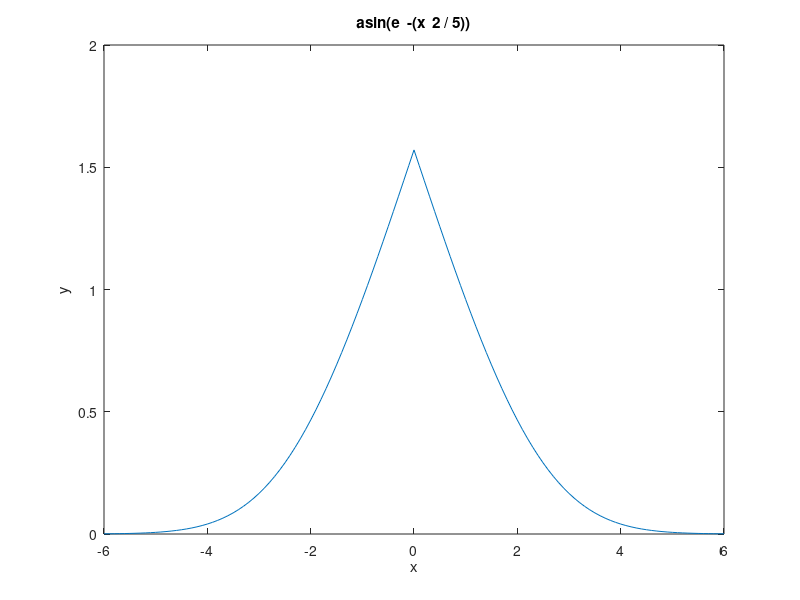
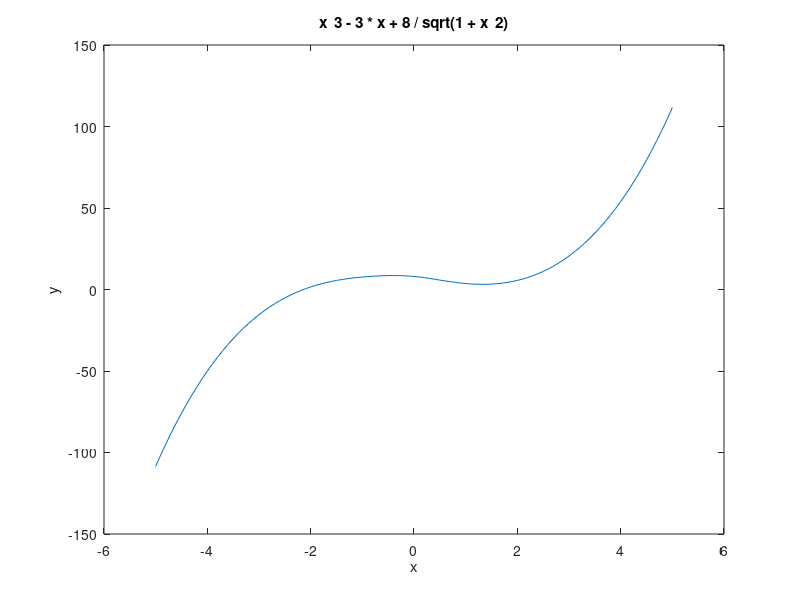
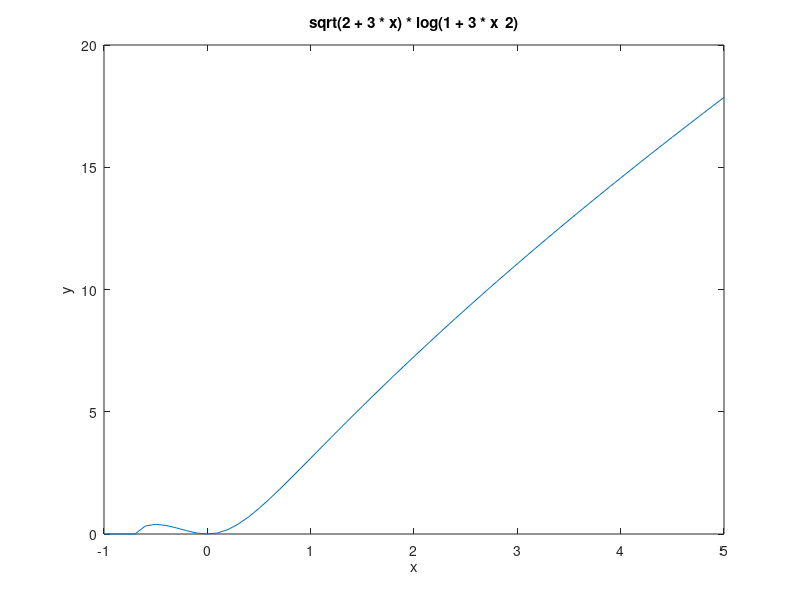
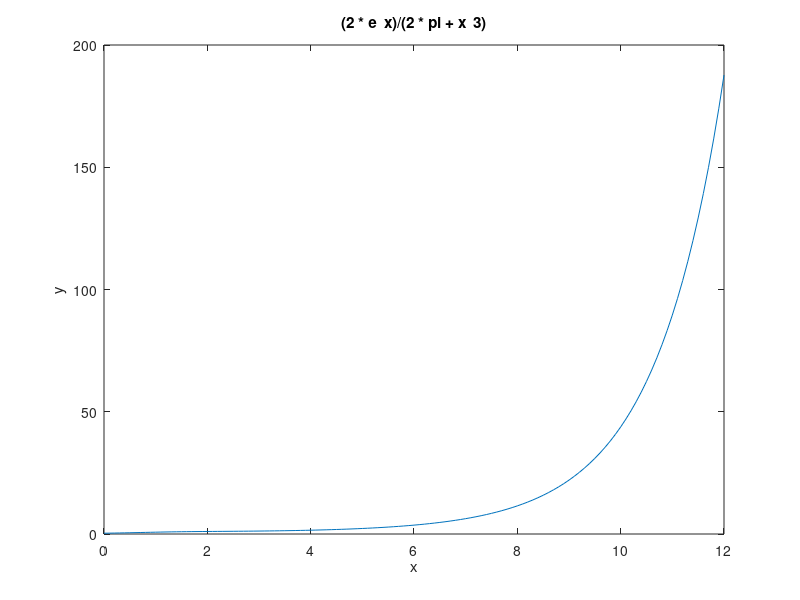

MATLAB code to generate these figures, in order:
a = 0
b = 1.6
h = 0.16

function [x, fx] = fun_3(a, b, h)
  x = [a : h : b];
  fx = arrayfun(@(x) (2 * e ^ x)/(2 * pi + x ^ 3), x);
  if nargout < 2
        x = [];
        x(:, 1) = [a : h : b];
        x(:, 2) = fx;
  end
endfunction


function [x, fx] = fun_10(a, b, h)
  x = [a : h : b];
  fx = arrayfun(@(x) (sqrt(2 + 3 * x) * log(1 + 3 * x ^ 2)), x);
  if nargout < 2
        x = [];
        x(:, 1) = [a : h : b];
        x(:, 2) = fx;
  end
endfunction

function [x, fx] = fun_14(a, b, h)
  x = [a : h : b];
  fx = arrayfun(@(x) (x ^ 3 - 3 * x + 8 / sqrt(1 + x ^ 2)), x);
  if nargout < 2
        x = [];
        x(:, 1) = [a : h : b];
        x(:, 2) = fx;
  end
endfunction

function [x, fx] = fun_21(a, b, h)
  x = [a : h : b];
  fx = arrayfun(@(x) (asin(e ^ -(x ^ 2 / 5))), x);
  if nargout < 2
        x = [];
        x(:, 1) = [a : h : b];
        x(:, 2) = fx;
  end
endfunction


[x, y] = fun_21(-6, 6, 0.1)
figure()
plot(x, y)
title('asin(e ^ -(x ^ 2 / 5))')
xlabel('x')
ylabel('y')


[x, y] = fun_14(-5, 5, 0.1)
figure()
plot(x, y)
title('x ^ 3 - 3 * x + 8 / sqrt(1 + x ^ 2)')
xlabel('x')
ylabel('y')


[x, y] = fun_10(-1, 5, 0.1)
figure()
plot(x, y)
title('sqrt(2 + 3 * x) * log(1 + 3 * x ^ 2)')
xlabel('x')
ylabel('y')

[x, y] = fun_3(0, 12, 0.1)
figure()
plot(x, y)
title('(2 * e ^ x)/(2 * pi + x ^ 3)')
xlabel('x')
ylabel('y')